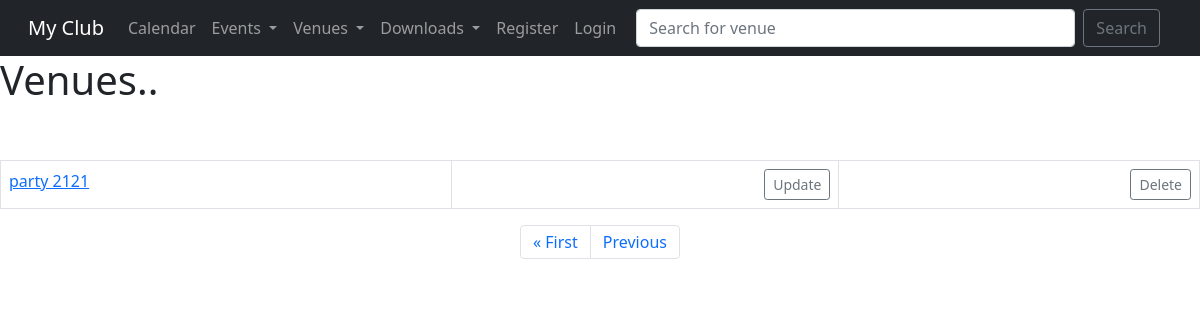
Page /list_venues?page=4 on the earlier database version.
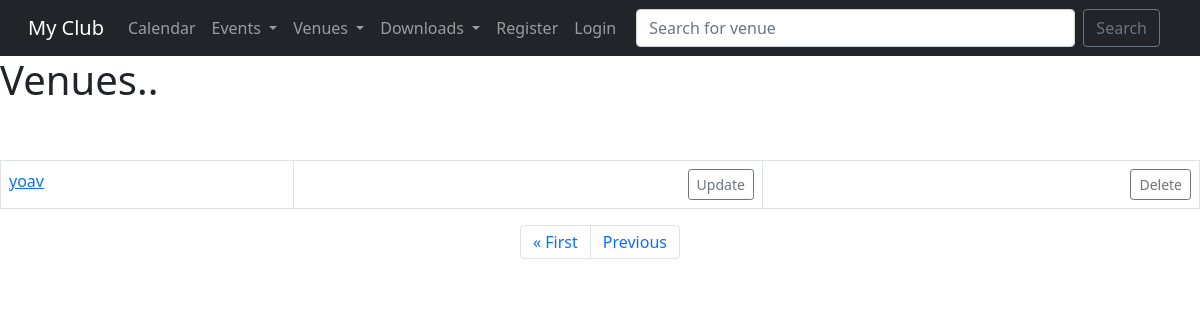
Same page on the later database version.
### polls/models.py (models this page shows)
class Venue(models.Model):
    name = models.CharField("Venue Name", max_length=40)
    address = models.CharField(max_length=40)
    zip_code = models.CharField("Zip Code", max_length=15)
    phone = models.CharField("Contact Phone", max_length=10, blank=True) # if the field is black so it's ok - not mandatory field
    web = models.URLField("Website Address")
    email_address = models.EmailField("Email", blank=True)
    def __str__(self):
        return self.name

### polls/views.py (the view)
# urls.py: path('list_venues',views.list_venues, name='list-venues'),
def list_venues(request):
    venue_list = Venue.objects.all()
    p = Paginator(Venue.objects.all(),1)  # How many arg show for page we want to show
    page = request.GET.get("page")
    venues = p.get_page(page)
    return render(request, 'venue.html', {"venue_list":venue_list,"venues":venues})

### polls/templates/venue.html (shortened to what this page needs)
{% extends "base.html" %}
{% block content %}
        <h1>Venues..</h1>
         <br/>
    <table class="table table=striped table-hover table-bordered">
    {%for i in venues%}
        <tr>
            <td>
    <a href="{% url 'show-venue' i.id %}"> {{i}} </a>
            </td>
            <td align="right">
                <a href="{% url 'update-venue' i.id %}" class="btn btn-outline-secondary btn-sm"> Update </a>
            </td>
            <td align="right">
                <a href="{% url 'delete-venue' i.id %}" class="btn btn-outline-secondary btn-sm"> Delete </a>
            </td>
    </tr>
        <br/>
    {% endfor %}
    </table>
<nav aria-label="Page navigation example">
  <ul class="pagination justify-content-center">
{% if venues.has_previous %}
	<li class="page-item"><a class="page-link" href="?page=1">&laquo First</a></li>
	<li class="page-item"><a class="page-link" href="?page={{ venues.previous_page_number }}">Previous</a></li>
{% endif %}
 </ul>
</nav>
<br/>
{% endblock %}

### polls/templates/base.html (shortened to what this page needs)
<!DOCTYPE html>
<html lang="en">
<head>
    <link rel="stylesheet" href="https://maxcdn.bootstrapcdn.com/bootstrap/4.0.0/css/bootstrap.min.css">
<link href="https://cdn.jsdelivr.net/npm/bootstrap@5.1.0/dist/css/bootstrap.min.css" rel="stylesheet">
</head>
<body>
<nav class="navbar navbar-expand-lg navbar-dark bg-dark">
  <div class="container-fluid">
    <a class="navbar-brand" href="{% url 'home' %}">My Club</a>
    <div class="collapse navbar-collapse" id="navbarSupportedContent">
      <ul class="navbar-nav me-auto mb-2 mb-lg-0">
        <li class="nav-item">
          <a class="nav-link" href="{% url 'home' '2021' 'March' %}">Calendar</a>
        </li>
        <li class="nav-item dropdown">
          <a class="nav-link dropdown-toggle" href="#" id="navbarDropdown" role="button" data-bs-toggle="dropdown" aria-expanded="false">
            Events
          </a>
        </li>
      <li class="nav-item dropdown">
          <a class="nav-link dropdown-toggle" href="#" id="navbarDropdown" role="button" data-bs-toggle="dropdown" aria-expanded="false">
            Venues
          </a>
        </li>
        <li class="nav-item dropdown">
          <a class="nav-link dropdown-toggle" href="#" id="navbarDropdown" role="button" data-bs-toggle="dropdown" aria-expanded="false">
            Downloads
          </a>
        </li>
      {% if user.is_authenticated %}
        <li class="nav-item">
          <a class="nav-link" href="{% url 'logout' %}">Logout</a>
        </li>
      {% else %}
        <li class="nav-item">
          <a class="nav-link" href="{% url 'register-user' %}">Register</a>
        </li>
        <li class="nav-item">
          <a class="nav-link" href="{% url 'login' %}">Login</a>
        </li>
      {% endif %}
  </div>
<div class="container">
  <form class="d-flex" method="POST" action="{%url 'search_venues'%}">
      <input class="form-control me-2" type="search" placeholder="Search for venue" aria-label="Search" name="searched">
      <button class="btn btn-outline-secondary " type="submit">Search</button>
    </form>
</div>
</nav>
{% block content %}
{% endblock content %}
</body>
</html>

Differences in the rows shown:
no longer on this page (row unchanged): Venue: name "party 2121"
added Venue: name "yoav"
